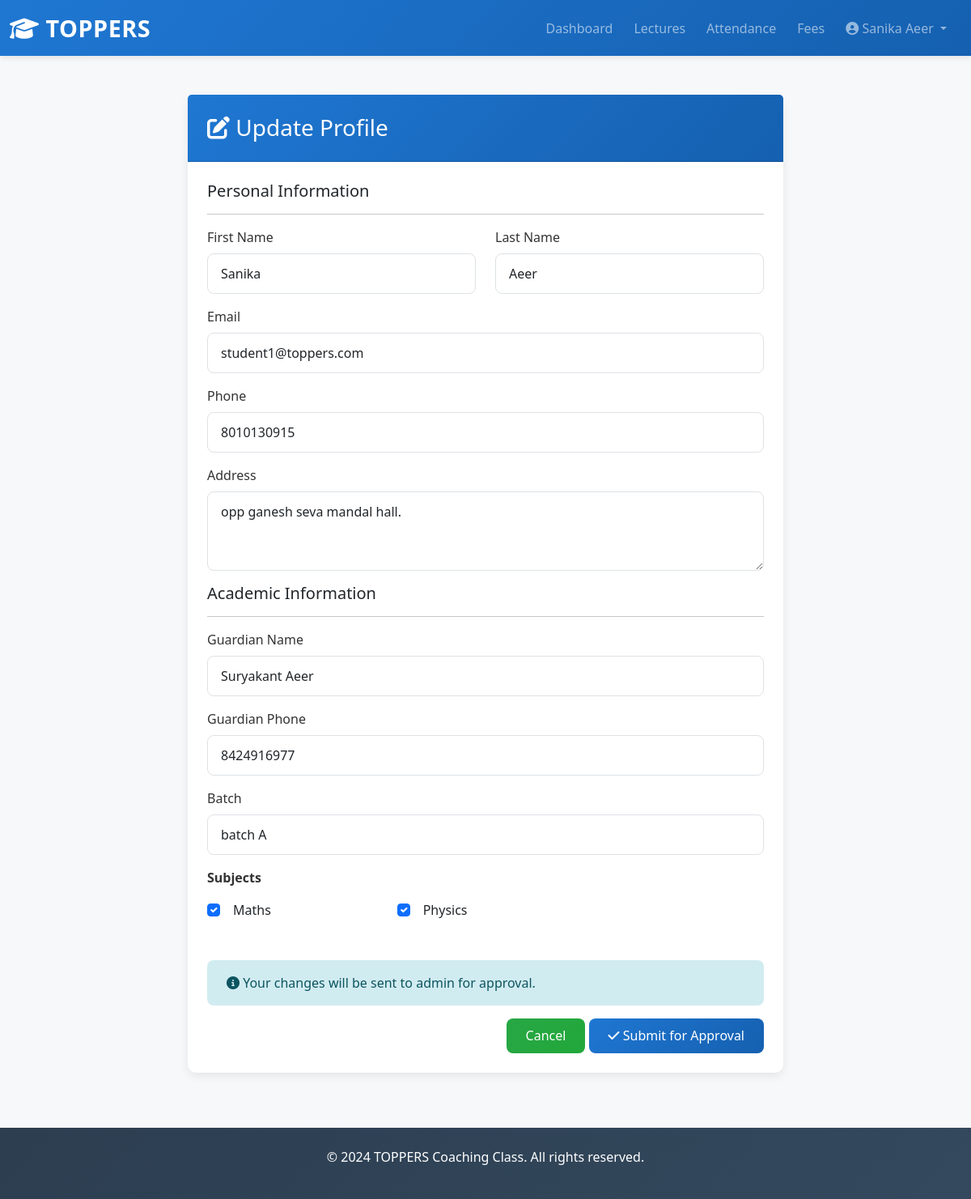
Page /student/update-profile/ (signed in) on the committed database.
### toppers_project/core/models.py (models this page shows, shortened)
class CustomUser(AbstractUser):
    role = models.CharField(max_length=20, choices=ROLE_CHOICES)
    phone = models.CharField(max_length=20, blank=True)
    date_of_birth = models.DateField(null=True, blank=True)
    profile_image = models.ImageField(upload_to='profile_images/', null=True, blank=True)
    address = models.TextField(blank=True)
    status = models.CharField(max_length=20, choices=STATUS_CHOICES, default='pending')
    created_at = models.DateTimeField(auto_now_add=True)
    updated_at = models.DateTimeField(auto_now=True)
    class Meta:
        ordering = ['-created_at']

class StudentProfile(models.Model):
    user = models.OneToOneField(CustomUser, on_delete=models.CASCADE, related_name='student_profile')
    enrollment_number = models.CharField(max_length=50, unique=True)
    guardian_name = models.CharField(max_length=100)
    guardian_phone = models.CharField(max_length=20)
    batch = models.ForeignKey('Batch', on_delete=models.CASCADE, related_name='student_profiles', null=True, blank=True)
    subjects = models.ManyToManyField('Subject', blank=True, related_name='student_profiles')
    total_fees = models.DecimalField(max_digits=10, decimal_places=2, default=0)
    fees_paid = models.DecimalField(max_digits=10, decimal_places=2, default=0)
    profile_update_status = models.CharField(max_length=20, choices=STATUS_CHOICES, default='approved')
    created_at = models.DateTimeField(auto_now_add=True)
    updated_at = models.DateTimeField(auto_now=True)
    class Meta:
        ordering = ['enrollment_number']

class Subject(models.Model):
    name = models.CharField(max_length=100, unique=True)
    def __str__(self):
        return self.name

### toppers_project/student/views.py (the view)
# urls.py: path('update-profile/', views.update_student_profile, name='update_student_profile'),
@login_required(login_url='login')
@student_required
def update_student_profile(request):
    try:
        student_profile = request.user.student_profile
    except StudentProfile.DoesNotExist:
        return redirect('complete_profile_student')
    if request.method == 'POST':
        request.user.first_name = request.POST.get('first_name')
        request.user.last_name = request.POST.get('last_name')
        request.user.email = request.POST.get('email')
        request.user.phone = request.POST.get('phone')
        request.user.address = request.POST.get('address')
        request.user.save()
        form = StudentProfileForm(request.POST, instance=student_profile)
        if form.is_valid():
            student_profile = form.save(commit=False)
            student_profile.user = request.user
            student_profile.profile_update_status = 'pending'
            student_profile.save()
            form.save_m2m()
        else:
            print(form.errors)
        admin = CustomUser.objects.filter(role='admin').first()
        if admin:
                Notification.objects.create(
                    user=admin,
                    notification_type='profile_update',
                    title=f'Student Profile Update - {request.user.get_full_name()}',
                    message=f'{request.user.get_full_name()} has updated their profile and is waiting for approval',
                    related_user=request.user
                )
        messages.success(request, 'Profile updated successfully! Waiting for admin approval...')
        return redirect('student_dashboard')
    else:
        form = StudentProfileForm(instance=student_profile)
    context = {
        'user': request.user,
        'student_profile': student_profile,
        'form': form,
    }
    return render(request, 'student/update_profile.html', context)

### toppers_project/core/forms.py
class StudentProfileForm(forms.ModelForm):
    batch = forms.ModelChoiceField(queryset=Batch.objects.all(), widget=forms.Select(attrs={'class': 'form-control'}), required=True)
    subjects = forms.ModelMultipleChoiceField(queryset=Subject.objects.all(), widget=forms.CheckboxSelectMultiple(attrs={'class': 'form-check-input'}),required=True)
    class Meta:
        model = StudentProfile
        fields = ['guardian_name', 'guardian_phone', 'batch', 'subjects']

### toppers_project/core/models.py (called while the page is built)
    def __str__(self):
        return self.name

### toppers_project/student/views.py (called while the page is built)
def student_required(view_func):
    @wraps(view_func)
    def wrapper(request, *args, **kwargs):
        if not request.user.is_authenticated or request.user.role != 'student':
            return redirect('login')
        return view_func(request, *args, **kwargs)
    return wrapper

### templates/student/update_profile.html (shortened to what this page needs)
{% extends 'base.html' %}
{% block content %}
<div class="container mt-5 mb-5">
    <div class="row justify-content-center">
        <div class="col-md-8">
            <div class="card">
                <div class="card-header">
                    <h3 class="m-0"><i class="fas fa-edit"></i> Update Profile</h3>
                </div>
                <div class="card-body p-4">
                    <form method="post">
                        <h5 class="mb-3">Personal Information</h5>
                        <hr>
                        <div class="row">
                            <div class="col-md-6">
                                <div class="mb-3">
                                    <label class="form-label">First Name</label>
                                    <input type="text" name="first_name" class="form-control" value="{{ user.first_name }}" required>
                                </div>
                            </div>
                            <div class="col-md-6">
                                <div class="mb-3">
                                    <label class="form-label">Last Name</label>
                                    <input type="text" name="last_name" class="form-control" value="{{ user.last_name }}" required>
                                </div>
                            </div>
                        </div>
                        <div class="mb-3">
                            <label class="form-label">Email</label>
                            <input type="email" name="email" class="form-control" value="{{ user.email }}" required>
                        </div>
                        <div class="mb-3">
                            <label class="form-label">Phone</label>
                            <input type="text" name="phone" class="form-control" value="{{ user.phone }}">
                        </div>
                        <div class="mb-3">
                            <label class="form-label">Address</label>
                            <textarea name="address" class="form-control" rows="3">{{ user.address }}</textarea>
                        </div>
                        <h5 class="mb-3">Academic Information</h5>
                        <hr>
                        <div class="mb-3">
                            <label class="form-label">Guardian Name</label>
                            <input type="text" name="guardian_name" class="form-control" value="{{ student_profile.guardian_name }}" required>
                        </div>
                        <div class="mb-3">
                            <label class="form-label">Guardian Phone</label>
                            <input type="text" name="guardian_phone" class="form-control" value="{{ student_profile.guardian_phone }}" required>
                        </div>
                        <div class="mb-3">
                            <div class="mb-3">
                            <label class="form-label">Batch</label>
                                {{ form.batch }}
                        </div>
                        </div>
                        <div class="mb-5">
                           <label class="form-label fw-bold d-block mb-3">Subjects</label>
                             <div class="row row-cols-1 row-cols-sm-2 row-cols-md-3 g-3">
                                {% for checkbox in form.subjects %}
                                    <div class="col">
                                        <div class="form-check">
                                             {{ checkbox.tag }}
                                            <label class="form-check-label ms-2">
                                              {{ checkbox.choice_label }}
                                            </label>
                                        </div>
                                    </div>
                                {% endfor %}
                            </div>
                       </div>
                        <div class="alert alert-info">
                            <i class="fas fa-info-circle"></i> Your changes will be sent to admin for approval.
                        </div>
                        <div class="text-end">
                            <a href="{% url 'student_dashboard' %}" class="btn btn-secondary">Cancel</a>
                            <button type="submit" class="btn btn-primary">
                                <i class="fas fa-check"></i> Submit for Approval
                            </button>
                        </div>
                    </form>
                </div>
            </div>
        </div>
    </div>
</div>
{% endblock %}

### templates/base.html (shortened to what this page needs)
{% load static %}
<!DOCTYPE html>
<html lang="en">
<head>
    <link href="https://cdn.jsdelivr.net/npm/bootstrap@5.3.0/dist/css/bootstrap.min.css" rel="stylesheet">
    <link rel="stylesheet" href="https://cdnjs.cloudflare.com/ajax/libs/font-awesome/6.4.0/css/all.min.css">
    <link rel="stylesheet" href="{% static 'css/style.css' %}">
</head>
<body>
    {% if user.is_authenticated %}
    <nav class="navbar navbar-expand-lg navbar-dark bg-primary sticky-top">
        <div class="container-fluid">
            <a class="navbar-brand fw-bold" href="{% url 'home' %}">
                <i class="fas fa-graduation-cap"></i> TOPPERS
            </a>
            <div class="collapse navbar-collapse" id="navbarNav">
                <ul class="navbar-nav ms-auto">
                    {% if user.role == 'admin' %}
                        <li class="nav-item"><a class="nav-link" href="{% url 'admin_dashboard' %}">Dashboard</a></li>
                        <li class="nav-item"><a class="nav-link" href="{% url 'pending_registrations' %}">Pending</a></li>
                        <li class="nav-item"><a class="nav-link" href="{% url 'all_students' %}">Students</a></li>
                        <li class="nav-item"><a class="nav-link" href="{% url 'all_teachers' %}">Teachers</a></li>
                        <li class="nav-item"><a class="nav-link" href="{% url 'approve_profile_updates' %}">Profile Updates</a></li>
                        <li class="nav-item"><a class="nav-link" href="{% url 'manage_timetable' %}">Timetable</a></li>
                    {% elif user.role == 'student' %}
                        <li class="nav-item"><a class="nav-link" href="{% url 'student_dashboard' %}">Dashboard</a></li>
                        <li class="nav-item"><a class="nav-link" href="{% url 'student_lectures' %}">Lectures</a></li>
                        <li class="nav-item"><a class="nav-link" href="{% url 'student_attendance' %}">Attendance</a></li>
                        <li class="nav-item"><a class="nav-link" href="{% url 'student_fees' %}">Fees</a></li>
                    {% elif user.role == 'teacher' %}
                        <li class="nav-item"><a class="nav-link" href="{% url 'teacher_dashboard' %}">Dashboard</a></li>
                        <li class="nav-item"><a class="nav-link" href="{% url 'teacher_lectures' %}">Lectures</a></li>
                        <li class="nav-item"><a class="nav-link" href="{% url 'teacher_salary' %}">Salary</a></li>
                    {% endif %}
                    <li class="nav-item dropdown">
                        <a class="nav-link dropdown-toggle" href="#" id="userDropdown" role="button" data-bs-toggle="dropdown">
                            <i class="fas fa-user-circle"></i> {{ user.get_full_name }}
                        </a>
                    </li>
                </ul>
            </div>
        </div>
    </nav>
    {% endif %}
    <div class="container-fluid">
        {% block content %}{% endblock %}
    </div>
    <footer class="bg-dark text-white text-center py-4 mt-5">
        <p>&copy; 2024 TOPPERS Coaching Class. All rights reserved.</p>
    </footer>
</body>
</html>

### toppers_project/static/css/style.css (style rules this page uses)
:root { --primary-color: #1f77d2; --secondary-color: #28a745; --danger-color: #dc3545; --warning-color: #ffc107; --light-bg: #f7f8fa; --border-color: #dee2e6; }
* { margin: 0; padding: 0; box-sizing: border-box; }
body { background-color: var(--light-bg); font-family: 'Segoe UI', Tahoma, Geneva, Verdana, sans-serif; color: #333; }
.navbar { background: linear-gradient(135deg, var(--primary-color) 0%, #1560b0 100%) !important; box-shadow: 0 2px 8px rgba(0, 0, 0, 0.1); }
.navbar-brand { font-size: 1.8rem; letter-spacing: 0.5px; }
.nav-link { transition: all 0.3s ease; margin-right: 10px; }
.card { border: none; border-radius: 10px; box-shadow: 0 4px 12px rgba(0, 0, 0, 0.08); transition: all 0.3s ease; margin-bottom: 20px; cursor: pointer; }
.card-header { background: linear-gradient(135deg, var(--primary-color) 0%, #1560b0 100%); color: white; border-radius: 10px 10px 0 0; padding: 1.5rem; font-weight: 600; }
.form-control, .form-select { border-radius: 8px; border: 1px solid var(--border-color); padding: 0.75rem 1rem; transition: all 0.3s ease; }
.form-label { font-weight: 500; margin-bottom: 0.5rem; color: #333; }
.btn { border-radius: 8px; padding: 0.6rem 1.5rem; font-weight: 500; transition: all 0.3s ease; border: none; }
.btn-primary { background: linear-gradient(135deg, var(--primary-color) 0%, #1560b0 100%); color: white; }
.btn-secondary { background: linear-gradient(135deg, var(--secondary-color) 0%, #21a83a 100%); color: white; }
.alert { border-radius: 8px; border: none; padding: 1rem 1.5rem; }
.alert-info { background-color: #d1ecf1; color: #0c5460; }
footer { background: linear-gradient(135deg, #2c3e50 0%, #34495e 100%); margin-top: 3rem; }

### rows in the picture
CustomUser: get_full_name "Sanika Aeer", first_name "Sanika", last_name "Aeer", email "student1@toppers.com", phone "8010130915", address "opp ganesh seva mandal hall."
StudentProfile: guardian_name "Suryakant Aeer", guardian_phone "8424916977", batch "batch A"
Subject: choice_label "Maths"
Subject: choice_label "Physics"
